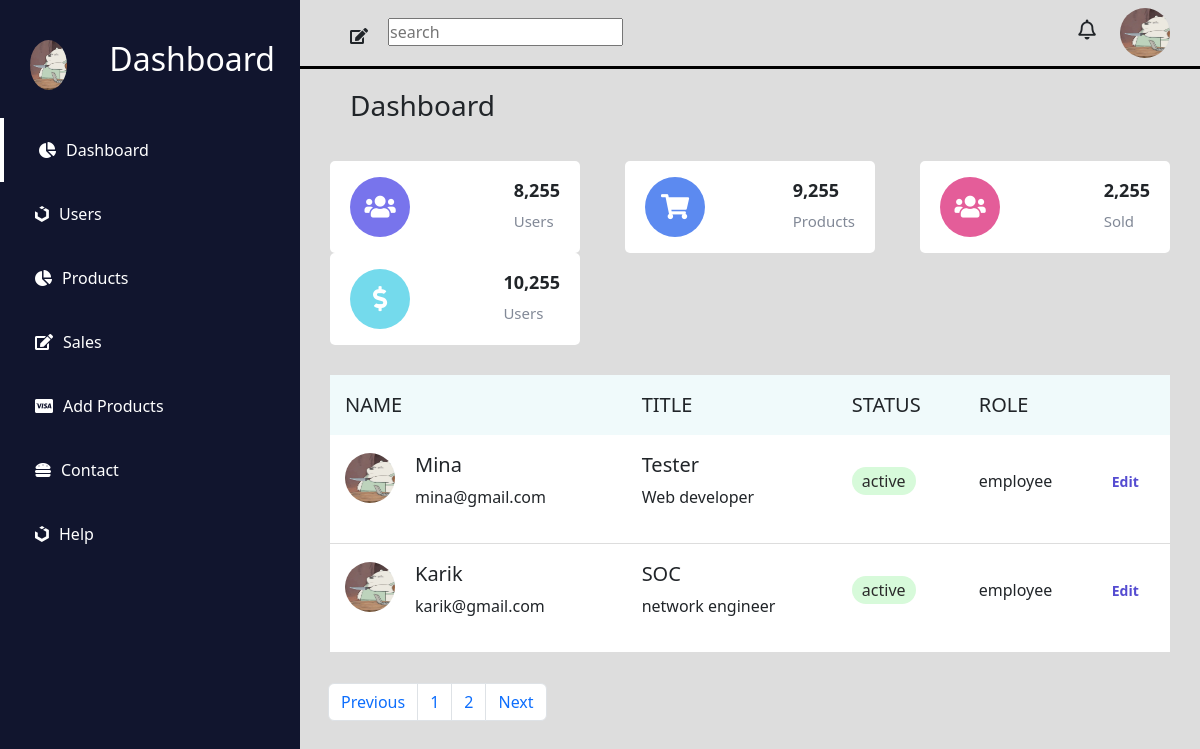
The app's page /project/index.php?page_no=2 with its own data.
### tables this page shows
CREATE TABLE `employee` (
  `id` int(11) NOT NULL,
  `name` varchar(100) NOT NULL,
  `email` varchar(100) NOT NULL,
  `image` varchar(250) NOT NULL,
  `title` varchar(250) NOT NULL,
  `role` varchar(100) NOT NULL,
  `status` varchar(100) NOT NULL
);

### project/get_users.php (called while the page is built, shortened)
<?php
include('connection.php');
if (isset($_GET['page_no']) && $_GET['page_no'] != "") {
    $page_no = $_GET['page_no'];
} else {
    $page_no = 1;
}
$stmt = $conn->prepare("SELECT count(*) as total_users from employee");
$stmt->execute();
$stmt->bind_result($total_users);
$total_users_per_page = 2;
$offset = ($page_no - 1) * $total_users_per_page;
$total_no_of_pages = ceil($total_users / $total_users_per_page);
$stmt2 =  $conn->prepare("SELECT * from employee limit $offset,$total_users_per_page");
$stmt2->execute();
$users = $stmt2->get_result();

### project/index.php (the view, shortened to what this page needs)
<!DOCTYPE html>
<html lang="en">
<head>
    <link rel="stylesheet" href="https://use.fontawesome.com/releases/v5.15.4/css/all.css" />
    <link href="https://cdn.jsdelivr.net/npm/bootstrap@5.2.2/dist/css/bootstrap.min.css" rel="stylesheet">
    <link rel="stylesheet" href="assets/css/style.css">
</head>
<body>
    <div class="header">
        <section id="menu">
            <div class="logo">
                <img src="assets/imgs/Picture1.png" alt="">
                <h2>Dashboard</h2>
            </div>
            <div class="items">
                <li><i class="fas fa-chart-pie"></i><a href="index.php">Dashboard</a></li>
                <li><i class="fab fa-uikit"></i><a href="index.php">Users</a></li>
                <li><i class="fas fa-chart-pie"></i><a href="products.php">Products</a></li>
                <li><i class="fas fa-edit"></i><a href="sales.php">Sales</a></li>
                <li><i class="fab fa-cc-visa"></i><a href="add_product.php">Add Products</a></li>
                <li><i class="fas fa-hamburger"></i><a href="contact.html">Contact</a></li>
                <li><i class="fab fa-uikit"></i><a href="help.html">Help</a></li>
            </div>
        </section>
        <section id="interface">
            <div class="navigation">
                <div class="n1">
                    <div class="search">
                        <i class="fas fa-edit"></i>
                        <form action="">
                            <input type="text" placeholder="search" />
                        </form>
                    </div>
                </div>
                <div class="profile">
                    <i class="far fa-bell"></i>
                    <img src="assets/imgs/Picture1.png" alt="">
                </div>
            </div>
            <h3 class="i-name">Dashboard</h3>
            <div class="values">
                <div class="val-box">
                    <i class="fas fa-users"></i>
                    <div>
                        <h3>8,255</h3>
                        <span>Users</span>
                    </div>
                </div>
                <div class="val-box">
                    <i class="fas fa-shopping-cart"></i>
                    <div>
                        <h3>9,255</h3>
                        <span>Products</span>
                    </div>
                </div>
                <div class="val-box">
                    <i class="fas fa-users"></i>
                    <div>
                        <h3>2,255</h3>
                        <span>Sold</span>
                    </div>
                </div>
                <div class="val-box">
                    <i class="fas fa-dollar-sign"></i>
                    <div>
                        <h3>10,255</h3>
                        <span>Users</span>
                    </div>
                </div>
            </div>
            <div class="board">
                <table width="100%">
                    <thead>
                        <tr>
                            <td>Name</td>
                            <td>Title</td>
                            <td>Status</td>
                            <td>Role</td>
                            <td></td>
                        </tr>
                    </thead>
                    <tbody>
                        <?php include('get_users.php'); ?>
                        <?php foreach ($users as $user) { ?>
                            <tr class="list_people">
                                <td class="people">
                                    <p><img src="assets/imgs/<?php echo $user['image']; ?>" alt=""></p>
                                    <div class="people-description">
                                        <h5><?php echo $user['name']; ?></h5>
                                        <p><?php echo $user['email']; ?></p>
                                    </div>
                                </td>
                                <td class="people-des">
                                    <h5><?php echo $user['title']; ?></h5>
                                    <p><?php echo $user['role']; ?></p>
                                </td>
                                <td class="active">
                                    <p><?php echo $user['status']; ?></p>
                                </td>
                                <td class="role">
                                    <p>employee</p>
                                </td>
                                <td class="edit">
                                    <p><a href="">Edit</a></p>
                                </td>
                            </tr>
                        <?php } ?>
                    </tbody>
                </table>
            </div>
            <nav class="container mx-3" aria-label="Page navigation example">
                <ul class="pagination">
                    <li class="page-item <?php if ($page_no <= 1) {
                                                echo 'disable';
                                            } ?>">
                        <a class="page-link" href="<?php if ($page_no <= 1) {
                                                        echo '#';
                                                    } else {
                                                        echo '?page_no=' . ($page_no - 1);
                                                    } ?>">Previous</a>
                    </li>
                    <li class="page-item">
                        <a href="?page_no=1" class="page-link">1</a>
                    </li>
                    <li class="page-item">
                        <a href="?page_no=2" class="page-link">2</a>
                    </li>
                    <li class="page-item <?php if ($page_no >= $total_no_of_pages) {
                                                echo 'disable';
                                            } ?>">
                        <a class="page-link" href="<?php if ($page_no >= $total_no_of_pages) {
                                                        echo '#';
                                                    } else {
                                                        echo '?page_no=' . ($page_no + 1);
                                                    } ?>">Next</a>
                    </li>
                </ul>
            </nav>
        </section>
    </div>
</body>
</html>

### project/assets/css/style.css (style rules this page uses)
* { margin: 0; padding: 0; box-sizing: border-box; }
body { background-color: #ddd; }
#menu { position: fixed; top: 0; left: 0; bottom: 0; z-index: 100000; width: 300px; background-color: rgb(17, 21, 46); color: #ffff; }
#menu h2 { padding-left: 12px; margin-bottom: 40px; padding-right: 25px; }
.items li { list-style: none; padding-left: 35px; padding-bottom: 20px; padding-top: 20px; }
.items li a { padding-left: 10px; text-decoration: none; color: white; }
.items li:nth-child(1) { border-left: 4px solid #fff; }
.logo img { width: 50px; height: 50px; border-radius: 50%; margin-right: 30px; }
.logo { display: flex; padding-left: 30px; padding-top: 40px; }
.header { display: flex; width: 100%; }
.navigation { width: 100%; display: flex; justify-content: space-between; border-bottom: 3px solid black; padding: 8px; padding-left: 50px; padding-right: 30px; }
.profile img { width: 50px; height: 50px; border-radius: 50%; margin-left: 20px; }
.profile i { font-size: 20px; }
#interface { width: 100%; margin-left: 300px; display: block; }
.search { display: flex; padding-top: 10px; }
.search i { padding-right: 20px; padding-top: 10px; }
#interface .i-name { padding-top:20px; padding-left: 50px; }
.values { padding: 30px 30px 0 30px; display: flex; justify-content: space-between; align-items: center; flex-wrap: wrap; }
.values .val-box { background: #fff; width: 250px; padding: 16px 20px; border-radius: 5px; display: flex; justify-content: space-between; align-items: center; }
.values .val-box i { font-size: 25px; width: 60px; height: 60px; line-height: 60px; border-radius: 50%; color: #fff; text-align: center; margin-right: 15px; }
.values .val-box h3 { font-size: 18px; font-weight: 600; }
.values .val-box span { font-size: 15px; color: #828997; }
.values .val-box:nth-child(1) i { background: #7874ec; }
.values .val-box:nth-child(2) i { background: #5c8af0; }
.values .val-box:nth-child(3) i { background: #e45d99; }
.values .val-box:nth-child(4) i { background: #74daec; }
.board { display:flex; padding: 30px; width: 100%; }
.people img { width: 50px; height: 50px; border-radius: 50%; margin-right: 20px; }
.people { display: flex; }
thead td { font-size: 20px; background: #f0fafb; text-transform: uppercase; font-weight: 400; padding: 15px; text-align: start; }
thead { width: 100%; background: #f0fafb; }
tbody tr td { padding: 18px 15px; border-bottom: 1px solid #ddd; }
.active p { background: #d7fada; padding: 2px 10px; display: inline-block; border-radius: 40px; color: #2b2b2b; }
.edit a { text-decoration: none; font-size: 14px; color: #554cd1; font-weight: 600; }
table { background: #fff; }

### records on screen
employee: image (picture), name "Mina", email "mina@gmail.com", title "Tester", role "Web developer", status "active"
employee: image (picture), name "Karik", email "karik@gmail.com", title "SOC", role "network engineer", status "active"
